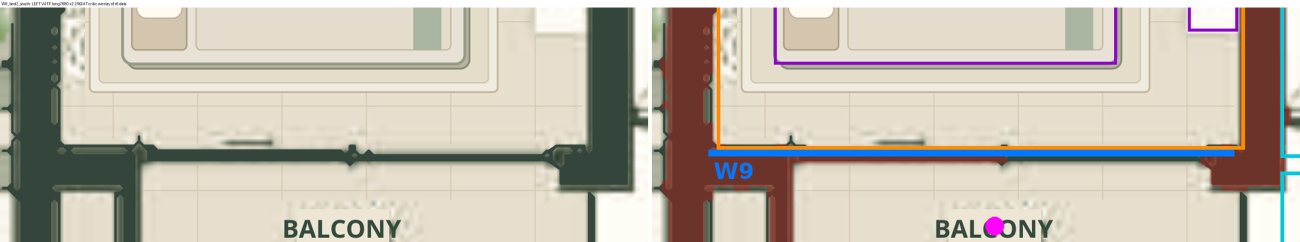
#> input picture production-line/critic/2026-11-10_ff-r6-step2/z_W9_bed2_south.png, 2600 x 483 px, given in place of FP-4B-FF_V4_long7680.png, which was not available (shown at 1/2 size)
$ python critic_zooms.py
#> lines starting #> are read from the running program, lines starting #| are printed output that depends on the picture
from PIL import Image, ImageDraw
Image.MAX_IMAGE_PIXELS=None
P=Image.open('/workspace/critic-wt-first-floor/active/approved-cad-v4/png/FP-4B-FF_V4_long7680.png').convert('RGB')
#> P is the input picture: PIL image 2600x483 RGB; mean R, G, B 193.7, 186.9, 173.6
O=Image.open('r6_overlay_long.png').convert('RGB')
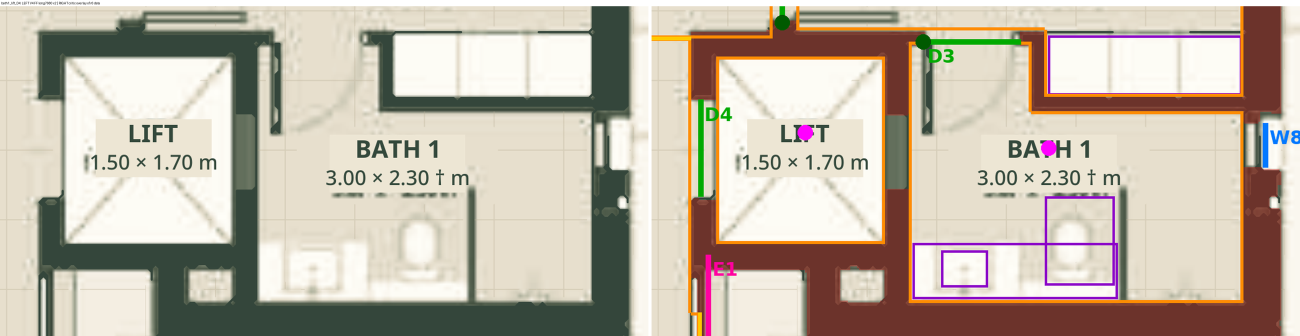
#> input picture production-line/critic/2026-11-10_ff-r6-step2/z_bath1_lift_D4.png, 2600 x 672 px, given in place of r6_overlay_long.png, which was not available (shown at 1/2 size)
#> O is the input picture: PIL image 2600x672 RGB; mean R, G, B 193.5, 183.2, 168.9
k=0.18307; X=lambda x:int(1278.9+x*k); Y=lambda y:int(1334.5+y*k)
Z={'bath1_lift_D4':(7500,6800,13200,9700,2),'bed2_dress_D8_D12':(2400,13400,4900,17300,3),'jdress_D9_D10_D11':(7700,13900,12900,17300,2),'W9_bed2_south':(0,19600,4700,21300,2),'mbath_showers':(0,10500,4600,13700,2),'jbath_shower':(10000,13900,13000,17200,2),'bath2':(0,13600,3000,16500,3)}
for n,(a,b,c,dd,s) in Z.items():
    box=(X(a),Y(b),X(c),Y(dd)); p=P.crop(box); o=O.crop(box); W,H=p.width*s,p.height*s
    m=Image.new('RGB',(W*2+10,H+20),'white'); m.paste(p.resize((W,H),Image.LANCZOS),(0,20)); m.paste(o.resize((W,H),Image.LANCZOS),(W+10,20))
    ImageDraw.Draw(m).text((4,4),f'{n}: LEFT V4 FF long7680 x{s} | RIGHT critic overlay of r6 data',fill='black'); m.save(f'z_{n}.png'); print(n,m.size)
#> this loop made 7 passes
#| bath1_lift_D4 (4186, 1082)
#| bed2_dress_D8_D12 (2752, 2162)
#| jdress_D9_D10_D11 (3818, 1264)
#| W9_bed2_south (3454, 642)
#| mbath_showers (3382, 1192)
#| jbath_shower (2206, 1228)
#| bath2 (3310, 1613)
#> pass 1, `ImageDraw.Draw(m).text((4, 4), f'{n}: LEFT V4 FF long7680 x{s} | RIGHT`:
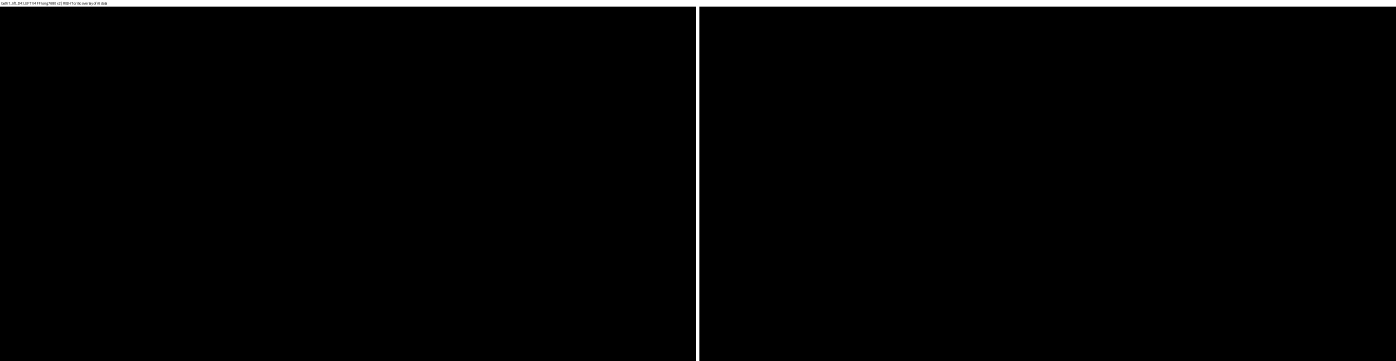
#> saved as z_bath1_lift_D4.png: PIL image 4186x1082 RGB (shown at 1/3 size); min 0, max 255, mean 5.3
#> after the loop:
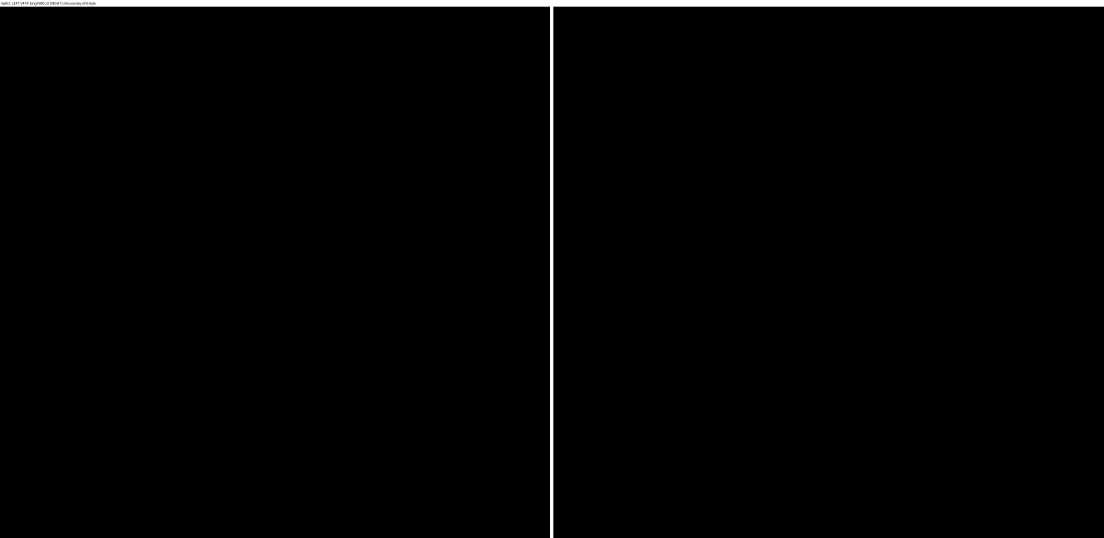
#> m: PIL image 3310x1613 RGB (shown at 1/3 size); min 0, max 255, mean 3.9
#> after the loop: o: PIL image 550x531 RGB; every value is 0
